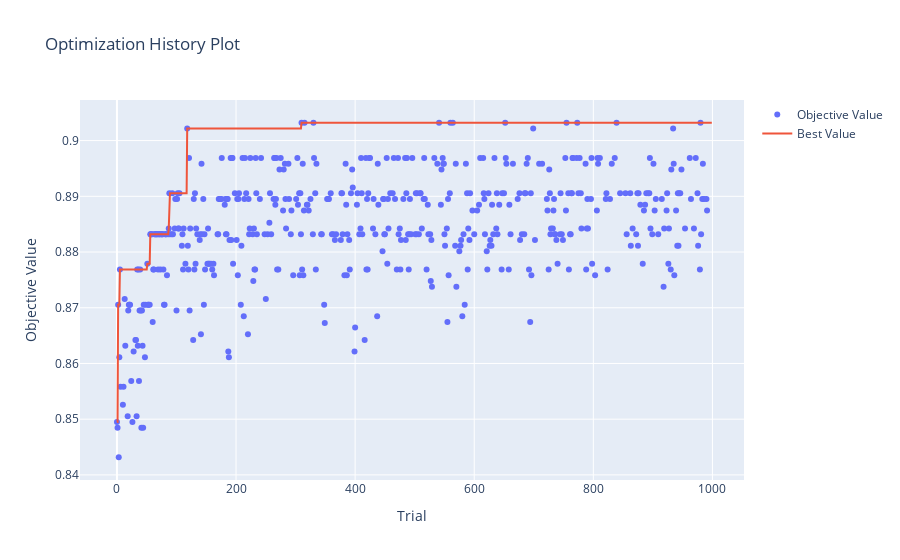

Notebook cell for this chart:
### Code cell
p_history = optuna.visualization.plot_optimization_history(study)
p_history.write_image("optimization_history.png")
p_history.show()

### Figure 1 — Plotly figure (JSON) as saved in the notebook; plotly's stock layout.template omitted (floating-point values rounded to 4 significant figures; data arrays with more than 128 entries replaced by an {"elided": "..."} marker saying what was removed)
{"data": [{"mode": "markers", "name": "Objective Value", "type": "scatter", "x": {"elided": "508 int values"}, "y": {"elided": "508 float values"}}, {"mode": "lines", "name": "Best Value", "type": "scatter", "x": {"elided": "1000 int values"}, "y": {"elided": "1000 float values"}}, {"marker": {"color": "#cccccc"}, "mode": "markers", "name": "Infeasible Trial", "showlegend": false, "type": "scatter", "x": [], "y": []}], "layout": {"title": {"text": "Optimization History Plot"}, "xaxis": {"title": {"text": "Trial"}}, "yaxis": {"title": {"text": "Objective Value"}}}}
